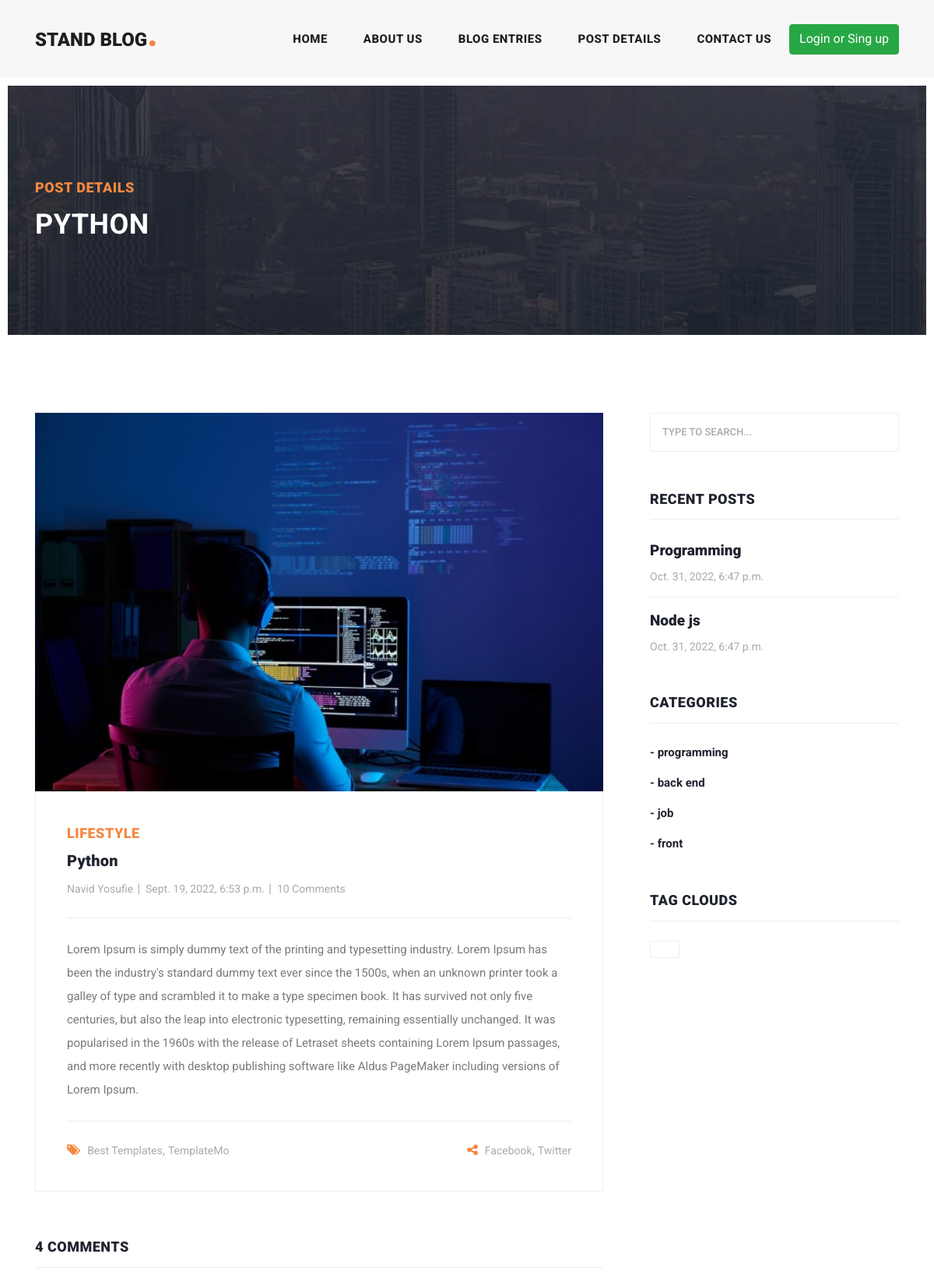
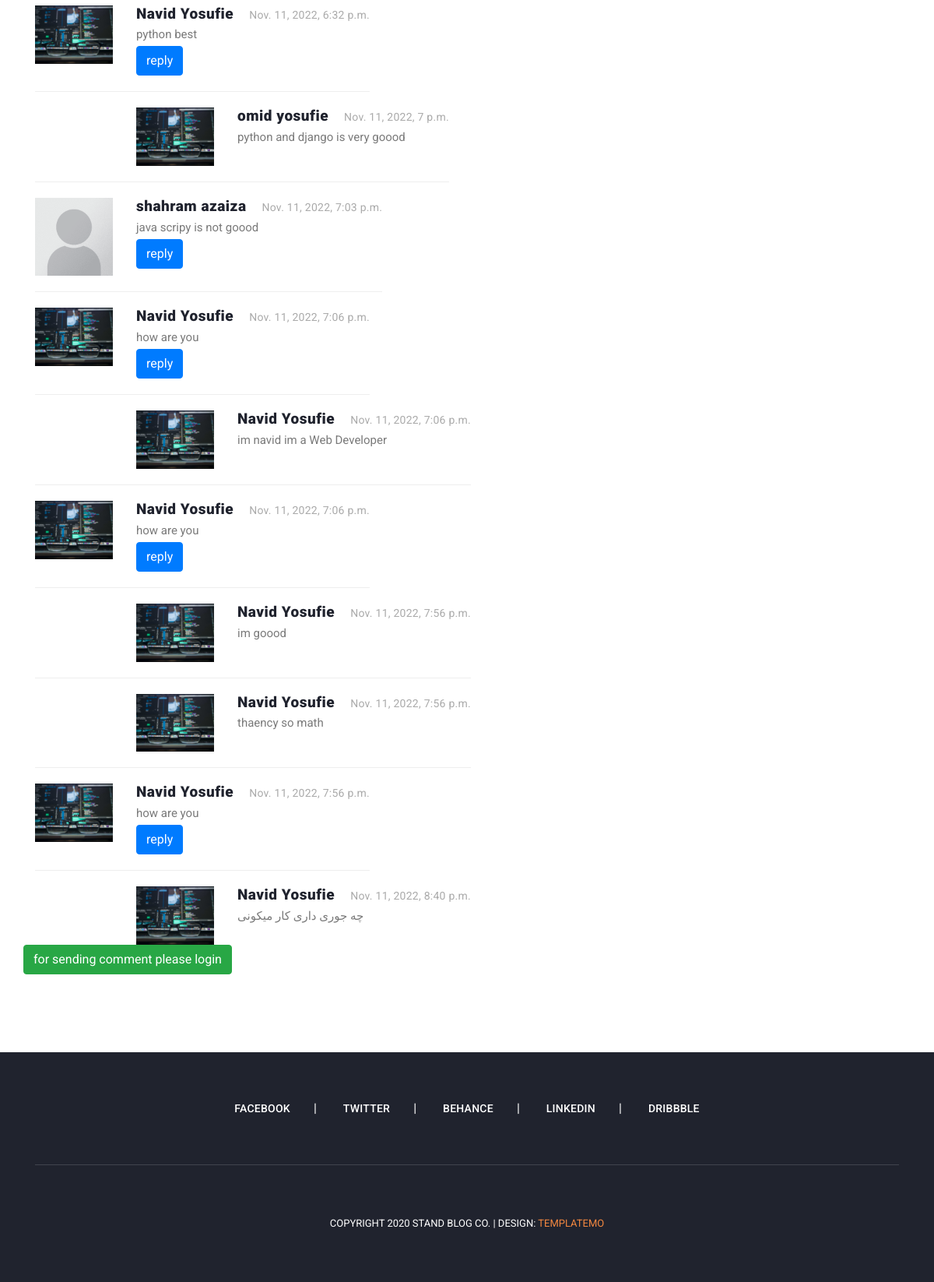
The app's page /articles/detail/python with its own data (2 pictures, top to bottom).
### blog/models.py (models this page shows, shortened)
class Article(models.Model):
    author = models.ForeignKey(User, on_delete=models.CASCADE)
    cateqory = models.ManyToManyField(Cateqory, blank=True, related_name="articles")
    title = models.CharField(max_length=90)
    body = models.TextField(blank=True)
    image = models.ImageField(upload_to="image/article")
    created = models.DateTimeField(auto_now_add=True)
    updated = models.DateTimeField(auto_now=True)
    myfile = models.FileField(upload_to="file", null=True, blank=True)
    status = models.BooleanField(null=True, blank=True, default=True)
    slug = models.SlugField(null=True, unique=True, blank=True)
    objects = models.Manager()
    custom_manager = ArticleManager()
    class Meta:
        verbose_name = "post"
    def get_absolute_url(self):
        return reverse("blog:article_detail", kwargs={"slug": self.slug})

class Comment(models.Model):
    article = models.ForeignKey(Article, on_delete=models.CASCADE, related_name="comments")
    user = models.ForeignKey(User, on_delete=models.CASCADE, related_name="comments")
    parent = models.ForeignKey("self", on_delete=models.CASCADE, related_name='replies', blank=True, null=True)
    body = models.TextField()
    created = models.DateTimeField(auto_now_add=True, blank=True, null=True)

class Cateqory(models.Model):
    title = models.CharField(max_length=100)
    created = models.DateTimeField(auto_now_add=True)
    slug = models.SlugField(blank=True)

### account/models.py (models this page shows, shortened)
class Profile(models.Model):
    user = models.OneToOneField(User, on_delete=models.CASCADE)
    fathers_name = models.CharField(max_length=30)
    natinal_code = models.CharField(max_length=10)
    image = models.ImageField(upload_to="profile/image", blank=True, null=True)

### blog/views.py (the view)
# urls.py: path("detail/<slug:slug>", views.post_detail, name="article_detail"),
def post_detail(request, slug):
    article = get_object_or_404(Article, slug=slug)
    if request.method == 'POST':
        body = request.POST.get("body")
        parent_id = request.POST.get("parent_id")
        Comment.objects.create(body=body, article=article, user=request.user, parent_id=parent_id)
    return render(request, "blog/article_detail.html", {"article": article})

### context_processors/context_processors.py (called while the page is built)
def recent_articles(request):
    recent_articles = Article.objects.order_by("-created",)[:2]
    return {"recent_articles": recent_articles}

def cateqouries(request):
    cateqouries = Cateqory.objects.all()
    return {"cateqouries": cateqouries}

### blog/templates/blog/article_detail.html (shortened to what this page needs)
{% extends "base.html" %}
{% load static %}
{% block content %}
    <div class="heading-page header-text">
        <section class="page-heading">
            <div class="container">
                <div class="row">
                    <div class="col-lg-12">
                        <div class="text-content">
                            <h4>Post Details</h4>
                            <h2>{{ article.title }}</h2>
                        </div>
                    </div>
                </div>
            </div>
        </section>
    </div>
    <section class="blog-posts grid-system">
        <div class="container">
            <div class="row">
                <div class="col-lg-8">
                    <div class="all-blog-posts">
                        <div class="row">
                            <div class="col-lg-12">
                                <div class="blog-post">
                                    <div class="blog-thumb">
                                        <img src="{{ article.image.url }}" alt="">
                                    </div>
                                    <div class="down-content">
                                        <span>Lifestyle</span>
                                        <a href=""><h4>{{ article.title }}</h4></a>
                                        <ul class="post-info">
                                            <li><a href="#">{{ article.author.get_full_name }}</a></li>
                                            <li><a href="#">{{ article.created }}</a></li>
                                            <li><a href="#">10 Comments</a></li>
                                        </ul>
                                        <p>{{ article.body }}</p>
                                        <div class="post-options">
                                            <div class="row">
                                                <div class="col-6">
                                                    <ul class="post-tags">
                                                        <li><i class="fa fa-tags"></i></li>
                                                        <li><a href="#">Best Templates</a>,</li>
                                                        <li><a href="#">TemplateMo</a></li>
                                                    </ul>
                                                </div>
                                                <div class="col-6">
                                                    <ul class="post-share">
                                                        <li><i class="fa fa-share-alt"></i></li>
                                                        <li><a href="#">Facebook</a>,</li>
                                                        <li><a href="#"> Twitter</a></li>
                                                    </ul>
                                                </div>
                                            </div>
                                        </div>
                                    </div>
                                </div>
                            </div>
                            <div class="col-lg-12">
                                <div class="sidebar-item comments">
                                    <div class="sidebar-heading">
                                        <h2>4 comments</h2>
                                    </div>
                                    <div class="content">
                                        <ul>
                                            {% for comment in article.comments.all %}
                                                {% if comment.parent == None %}
                                                    <li>
                                                        <div class="author-thumb">
                                                            {% if comment.user.profile.image %}
                                                                <img src="{{ comment.user.profile.image.url }}" alt="">
                                                            {% else %}
                                                                <img src="{% static "images/profile.png" %}" alt="">
                                                            {% endif %}
                                                        </div>
                                                        <div class="right-content">
                                                            <h4>{{ comment.user.get_full_name }}<span>{{ comment.created }}</span>
                                                            </h4>
                                                            <p>{{ comment.body }}</p>
                                                            <button name="reply" onclick="set_value({{ comment.id }})" class="btn btn-primary">reply</button>
                                                        </div>
                                                    </li>
                                                    {% for reply in comment.replies.all %}
                                                        <li class="replied">
                                                            <div class="author-thumb">
                                                                {% if comment.user.profile.image %}
                                                                    <img src="{{ comment.user.profile.image.url }}"
                                                                         alt="">
                                                                {% else %}
                                                                    <img src="{% static "images/profile.png" %}"
                                                                         alt="">
                                                                {% endif %}
                                                            </div>
                                                            <div class="right-content">
                                                                <h4>{{ reply.user.get_full_name }}<span>{{ reply.created }}</span>
                                                                </h4>
                                                                <p>{{ reply.body }}</p>
                                                            </div>
                                                        </li>
                                                    {% endfor %}
                                                {% endif %}
                                            {% endfor %}
                                        </ul>
                                    </div>
                                </div>
                            </div>
                            {% if request.user.is_authenticated %}
                                <div class="col-lg-12">
                                    <div class="sidebar-item submit-comment">
                                        <div class="sidebar-heading">
                                            <h2>Your comment</h2>
                                        </div>
                                        <div class="content">
                                            <form id="comment" action="#" method="post">
                                                {% csrf_token %}
                                                <div class="row">
                                                    <input  type="hidden" id="parent_id" name="parent_id" value="">
                                                    <div class="col-md-6 col-sm-12">
                                                        <div class="col-lg-12">
                                                            <fieldset>
                                                                <textarea name="body" rows="6" id="body"
                                                                          placeholder="Type your comment"
                                                                          required=""></textarea>
                                                            </fieldset>
                                                        </div>
                                                        <div class="col-lg-12">
                                                            <fieldset>
                                                                <button type="submit" id="form-submit"
                                                                        class="main-button">Submit
                                                                </button>
                                                            </fieldset>
                                                        </div>
                                                    </div>
                                                </div>
                                            </form>
                                        </div>
                                    </div>
                                </div>
                            {% else %}
                                <a class="btn btn-success" href="{% url "account:login" %}">for sending comment please
                                    login</a>
                            {% endif %}
                        </div>
                    </div>
                </div>
                {% include "includes/sidebar.html" %}
            </div>
        </div>
    </section>
{% endblock %}

### templates/includes/sidebar.html
{% load static %}
<div class="col-lg-4">
    <div class="sidebar">
        <div class="row">
            <div class="col-lg-12">
                <div class="sidebar-item search">
                    <form id="search_form" name="gs" method="GET" action="{% url "blog:search_articles" %}">
                        <input type="text" name="search" class="searchText" placeholder="type to search..."
                               autocomplete="on">
                    </form>
                </div>
            </div>
            <div class="col-lg-12">
                <div class="sidebar-item recent-posts">
                    <div class="sidebar-heading">
                        <h2>Recent Posts</h2>
                    </div>
                    <div class="content">
                        <ul>
                            {% for article in recent_articles %}
                                <li><a href="{{ article.get_absolute_url }}">
                                    <h5>{{ article.title }}</h5>
                                    <span>{{ article.created }}</span>
                                </a></li>
                            {% endfor %}
                        </ul>
                    </div>
                </div>
            </div>
            <div class="col-lg-12">
                <div class="sidebar-item categories">
                    <div class="sidebar-heading">
                        <h2>Categories</h2>
                    </div>
                    <div class="content">
                        <ul>
                            {% for cat in cateqouries %}
                            <li><a href="{{  cat.get_absollut_url }}">- {{ cat.title }}</a></li>
                            {% endfor %}
                        </ul>
                    </div>
                </div>
            </div>
            <div class="col-lg-12">
                <div class="sidebar-item tags">
                    <div class="sidebar-heading">
                        <h2>Tag Clouds</h2>
                    </div>
                    <div class="content">
                        <ul>
                            <li><a href="#">{{ name }}</a></li>
                        </ul>
                    </div>
                </div>
            </div>
        </div>
    </div>
</div>

### records on screen
Article: title "PYTHON", image (picture), title "Python", author.get_full_name "Navid Yosufie", created "Sept. 19, 2022, 6:53 p.m.", body "Lorem Ipsum is simply dummy text of the printing and typesetting industry. Lorem Ipsum has been the industry's standard dummy text ever since the 1500s, when an unknown printer took a galley of type and scrambled it to make a type specimen book. It has survived not only five centuries, but also the leap into electronic typesetting, remaining essentially unchanged. It was popularised in the 1960s with the release of Letraset sheets containing Lorem Ipsum passages, and more recently with desktop publishing software like Aldus PageMaker including versions of Lorem Ipsum."
Comment: user.profile.image (picture), user.get_full_name "Navid Yosufie", created "Nov. 11, 2022, 6:32 p.m.", body "python best"
Comment: user.profile.image (picture), user.get_full_name "omid yosufie", created "Nov. 11, 2022, 7 p.m.", body "python and django is very goood"
Comment: user.get_full_name "shahram azaiza", created "Nov. 11, 2022, 7:03 p.m.", body "java scripy is not goood"
Comment: user.profile.image (picture), user.get_full_name "Navid Yosufie", created "Nov. 11, 2022, 7:06 p.m.", body "how are you"
Comment: user.profile.image (picture), user.get_full_name "Navid Yosufie", created "Nov. 11, 2022, 7:06 p.m.", body "im navid im a Web Developer"
Comment: user.profile.image (picture), user.get_full_name "Navid Yosufie", created "Nov. 11, 2022, 7:06 p.m.", body "how are you"
Comment: user.profile.image (picture), user.get_full_name "Navid Yosufie", created "Nov. 11, 2022, 7:56 p.m.", body "im goood"
Comment: user.profile.image (picture), user.get_full_name "Navid Yosufie", created "Nov. 11, 2022, 7:56 p.m.", body "thaency so math"
Comment: user.profile.image (picture), user.get_full_name "Navid Yosufie", created "Nov. 11, 2022, 7:56 p.m.", body "how are you"
Comment: user.profile.image (picture), user.get_full_name "Navid Yosufie", created "Nov. 11, 2022, 8:40 p.m.", body "چه جوری داری کار میکونی"
Article: title "Programming", created "Oct. 31, 2022, 6:47 p.m."
Article: title "Node js", created "Oct. 31, 2022, 6:47 p.m."
Cateqory: title "programming"
Cateqory: title "back end"
Cateqory: title "job"
Cateqory: title "front"
